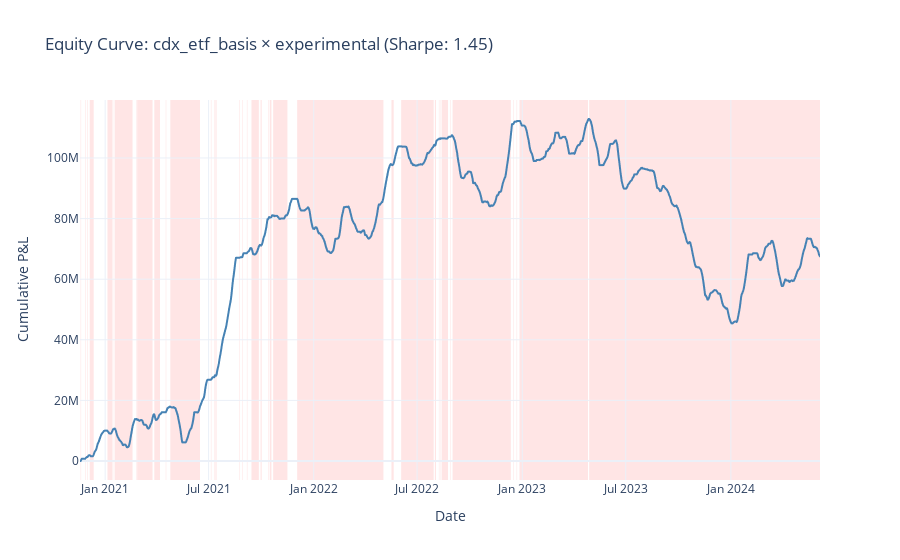
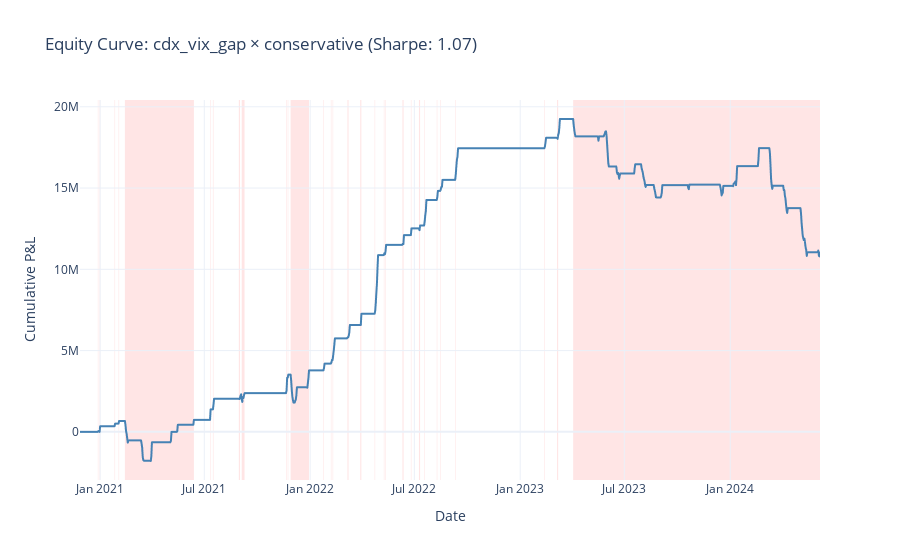
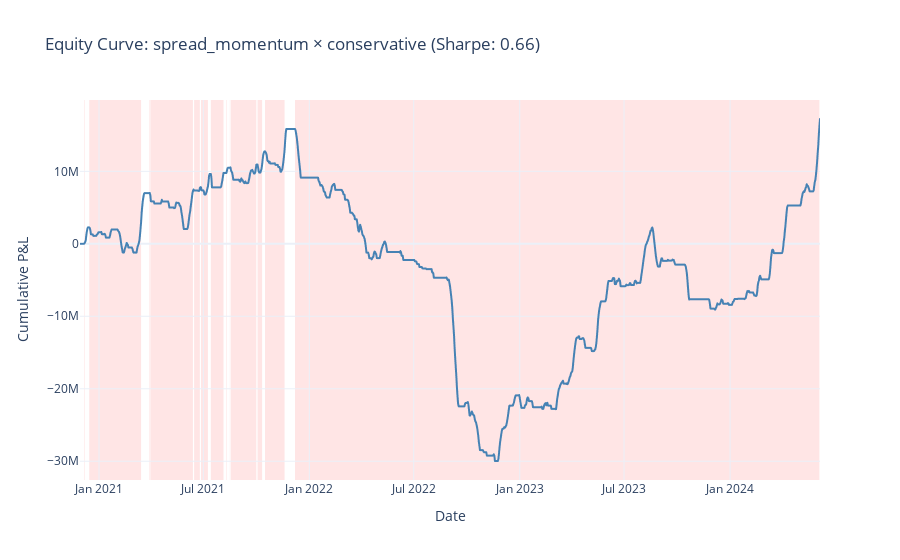

Notebook cell for these charts, in order:
### Markdown cell above
## 12. Visualize Focus Pairs — Equity Curves

Plot cumulative P&L with drawdown shading for each focus pair.

### Code cell
print(f"\n{'='*80}")
print(f"EQUITY CURVES — Focus Pairs")
print(f"{'='*80}\n")

for signal_name, strategy_name in focus_pairs:
    result = backtest_results[(signal_name, strategy_name)]
    metrics = metrics_df[
        (metrics_df['signal'] == signal_name) & 
        (metrics_df['strategy'] == strategy_name)
    ].iloc[0]
    
    title = f"Equity Curve: {signal_name} × {strategy_name} (Sharpe: {metrics['sharpe']:.2f})"
    fig = plot_equity_curve(
        result.pnl['net_pnl'],
        title=title,
        show_drawdown_shading=True,
    )
    fig.show()
    print(f"\n✓ Plotted: {signal_name} × {strategy_name}\n")

### Figure 1 — Plotly figure (JSON) as saved in the notebook; plotly's stock layout.template omitted (floating-point values rounded to 4 significant figures; data arrays with more than 128 entries replaced by an {"elided": "..."} marker saying what was removed)
{"data": [{"hovertemplate": "Date=%{x}<br>Cumulative P&L=%{y}<extra></extra>", "legendgroup": "", "line": {"color": "steelblue", "dash": "solid", "width": 2}, "marker": {"symbol": "circle"}, "mode": "lines", "name": "", "showlegend": false, "type": "scattergl", "x": {"elided": "1296 str values"}, "xaxis": "x", "y": {"elided": "1296 float values"}, "yaxis": "y"}], "layout": {"hovermode": "x unified", "legend": {"tracegroupgap": 0}, "shapes": [{"fillcolor": "red", "layer": "below", "line": {"width": 0}, "opacity": 0.1, "type": "rect", "x0": "2020-11-19T00:00:00", "x1": "2020-11-20T00:00:00", "xref": "x", "y0": 0, "y1": 1, "yref": "y domain"}, {"fillcolor": "red", "layer": "below", "line": {"width": 0}, "opacity": 0.1, "type": "rect", "x0": "2020-11-27T00:00:00", "x1": "2020-11-28T00:00:00", "xref": "x", "y0": 0, "y1": 1, "yref": "y domain"}, {"fillcolor": "red", "layer": "below", "line": {"width": 0}, "opacity": 0.1, "type": "rect", "x0": "2020-12-01T00:00:00", "x1": "2020-12-02T00:00:00", "xref": "x", "y0": 0, "y1": 1, "yref": "y domain"}, {"fillcolor": "red", "layer": "below", "line": {"width": 0}, "opacity": 0.1, "type": "rect", "x0": "2020-12-05T00:00:00", "x1": "2020-12-12T00:00:00", "xref": "x", "y0": 0, "y1": 1, "yref": "y domain"}, {"fillcolor": "red", "layer": "below", "line": {"width": 0}, "opacity": 0.1, "type": "rect", "x0": "2021-01-05T00:00:00", "x1": "2021-01-14T00:00:00", "xref": "x", "y0": 0, "y1": 1, "yref": "y domain"}, {"fillcolor": "red", "layer": "below", "line": {"width": 0}, "opacity": 0.1, "type": "rect", "x0": "2021-01-16T00:00:00", "x1": "2021-01-17T00:00:00", "xref": "x", "y0": 0, "y1": 1, "yref": "y domain"}, {"fillcolor": "red", "layer": "below", "line": {"width": 0}, "opacity": 0.1, "type": "rect", "x0": "2021-01-18T00:00:00", "x1": "2021-02-18T00:00:00", "xref": "x", "y0": 0, "y1": 1, "yref": "y domain"}, {"fillcolor": "red", "layer": "below", "line": {"width": 0}, "opacity": 0.1, "type": "rect", "x0": "2021-02-24T00:00:00", "x1": "2021-02-25T00:00:00", "xref": "x", "y0": 0, "y1": 1, "yref": "y domain"}, {"fillcolor": "red", "layer": "below", "line": {"width": 0}, "opacity": 0.1, "type": "rect", "x0": "2021-02-26T00:00:00", "x1": "2021-03-25T00:00:00", "xref": "x", "y0": 0, "y1": 1, "yref": "y domain"}, {"fillcolor": "red", "layer": "below", "line": {"width": 0}, "opacity": 0.1, "type": "rect", "x0": "2021-03-28T00:00:00", "x1": "2021-04-07T00:00:00", "xref": "x", "y0": 0, "y1": 1, "yref": "y domain"}, {"fillcolor": "red", "layer": "below", "line": {"width": 0}, "opacity": 0.1, "type": "rect", "x0": "2021-04-17T00:00:00", "x1": "2021-04-18T00:00:00", "xref": "x", "y0": 0, "y1": 1, "yref": "y domain"}, {"fillcolor": "red", "layer": "below", "line": {"width": 0}, "opacity": 0.1, "type": "rect", "x0": "2021-04-25T00:00:00", "x1": "2021-06-16T00:00:00", "xref": "x", "y0": 0, "y1": 1, "yref": "y domain"}, {"fillcolor": "red", "layer": "below", "line": {"width": 0}, "opacity": 0.1, "type": "rect", "x0": "2021-07-05T00:00:00", "x1": "2021-07-06T00:00:00", "xref": "x", "y0": 0, "y1": 1, "yref": "y domain"}, {"fillcolor": "red", "layer": "below", "line": {"width": 0}, "opacity": 0.1, "type": "rect", "x0": "2021-07-11T00:00:00", "x1": "2021-07-12T00:00:00", "xref": "x", "y0": 0, "y1": 1, "yref": "y domain"}, {"fillcolor": "red", "layer": "below", "line": {"width": 0}, "opacity": 0.1, "type": "rect", "x0": "2021-07-13T00:00:00", "x1": "2021-07-15T00:00:00", "xref": "x", "y0": 0, "y1": 1, "yref": "y domain"}, {"fillcolor": "red", "layer": "below", "line": {"width": 0}, "opacity": 0.1, "type": "rect", "x0": "2021-08-24T00:00:00", "x1": "2021-08-25T00:00:00", "xref": "x", "y0": 0, "y1": 1, "yref": "y domain"}, {"fillcolor": "red", "layer": "below", "line": {"width": 0}, "opacity": 0.1, "type": "rect", "x0": "2021-08-29T00:00:00", "x1": "2021-08-30T00:00:00", "xref": "x", "y0": 0, "y1": 1, "yref": "y domain"}, {"fillcolor": "red", "layer": "below", "line": {"width": 0}, "opacity": 0.1, "type": "rect", "x0": "2021-09-06T00:00:00", "x1": "2021-09-07T00:00:00", "xref": "x", "y0": 0, "y1": 1, "yref": "y domain"}, {"fillcolor": "red", "layer": "below", "line": {"width": 0}, "opacity": 0.1, "type": "rect", "x0": "2021-09-14T00:00:00", "x1": "2021-09-27T00:00:00", "xref": "x", "y0": 0, "y1": 1, "yref": "y domain"}, {"fillcolor": "red", "layer": "below", "line": {"width": 0}, "opacity": 0.1, "type": "rect", "x0": "2021-09-30T00:00:00", "x1": "2021-10-02T00:00:00", "xref": "x", "y0": 0, "y1": 1, "yref": "y domain"}, {"fillcolor": "red", "layer": "below", "line": {"width": 0}, "opacity": 0.1, "type": "rect", "x0": "2021-10-13T00:00:00", "x1": "2021-10-14T00:00:00", "xref": "x", "y0": 0, "y1": 1, "yref": "y domain"}, {"fillcolor": "red", "layer": "below", "line": {"width": 0}, "opacity": 0.1, "type": "rect", "x0": "2021-10-16T00:00:00", "x1": "2021-10-19T00:00:00", "xref": "x", "y0": 0, "y1": 1, "yref": "y domain"}, {"fillcolor": "red", "layer": "below", "line": {"width": 0}, "opacity": 0.1, "type": "rect", "x0": "2021-10-22T00:00:00", "x1": "2021-11-16T00:00:00", "xref": "x", "y0": 0, "y1": 1, "yref": "y domain"}, {"fillcolor": "red", "layer": "below", "line": {"width": 0}, "opacity": 0.1, "type": "rect", "x0": "2021-12-03T00:00:00", "x1": "2022-05-03T00:00:00", "xref": "x", "y0": 0, "y1": 1, "yref": "y domain"}, {"fillcolor": "red", "layer": "below", "line": {"width": 0}, "opacity": 0.1, "type": "rect", "x0": "2022-05-17T00:00:00", "x1": "2022-05-21T00:00:00", "xref": "x", "y0": 0, "y1": 1, "yref": "y domain"}, {"fillcolor": "red", "layer": "below", "line": {"width": 0}, "opacity": 0.1, "type": "rect", "x0": "2022-06-03T00:00:00", "x1": "2022-07-30T00:00:00", "xref": "x", "y0": 0, "y1": 1, "yref": "y domain"}, {"fillcolor": "red", "layer": "below", "line": {"width": 0}, "opacity": 0.1, "type": "rect", "x0": "2022-08-01T00:00:00", "x1": "2022-08-03T00:00:00", "xref": "x", "y0": 0, "y1": 1, "yref": "y domain"}, {"fillcolor": "red", "layer": "below", "line": {"width": 0}, "opacity": 0.1, "type": "rect", "x0": "2022-08-08T00:00:00", "x1": "2022-08-09T00:00:00", "xref": "x", "y0": 0, "y1": 1, "yref": "y domain"}, {"fillcolor": "red", "layer": "below", "line": {"width": 0}, "opacity": 0.1, "type": "rect", "x0": "2022-08-11T00:00:00", "x1": "2022-08-12T00:00:00", "xref": "x", "y0": 0, "y1": 1, "yref": "y domain"}, {"fillcolor": "red", "layer": "below", "line": {"width": 0}, "opacity": 0.1, "type": "rect", "x0": "2022-08-13T00:00:00", "x1": "2022-08-24T00:00:00", "xref": "x", "y0": 0, "y1": 1, "yref": "y domain"}, {"fillcolor": "red", "layer": "below", "line": {"width": 0}, "opacity": 0.1, "type": "rect", "x0": "2022-08-28T00:00:00", "x1": "2022-08-29T00:00:00", "xref": "x", "y0": 0, "y1": 1, "yref": "y domain"}, {"fillcolor": "red", "layer": "below", "line": {"width": 0}, "opacity": 0.1, "type": "rect", "x0": "2022-09-01T00:00:00", "x1": "2022-12-12T00:00:00", "xref": "x", "y0": 0, "y1": 1, "yref": "y domain"}, {"fillcolor": "red", "layer": "below", "line": {"width": 0}, "opacity": 0.1, "type": "rect", "x0": "2022-12-16T00:00:00", "x1": "2022-12-17T00:00:00", "xref": "x", "y0": 0, "y1": 1, "yref": "y domain"}, {"fillcolor": "red", "layer": "below", "line": {"width": 0}, "opacity": 0.1, "type": "rect", "x0": "2022-12-22T00:00:00", "x1": "2022-12-23T00:00:00", "xref": "x", "y0": 0, "y1": 1, "yref": "y domain"}, {"fillcolor": "red", "layer": "below", "line": {"width": 0}, "opacity": 0.1, "type": "rect", "x0": "2022-12-27T00:00:00", "x1": "2023-04-26T00:00:00", "xref": "x", "y0": 0, "y1": 1, "yref": "y domain"}, {"fillcolor": "red", "layer": "below", "line": {"width": 0}, "opacity": 0.1, "type": "rect", "x0": "2023-04-28T00:00:00", "x1": "2024-06-05T00:00:00", "xref": "x", "y0": 0, "y1": 1, "yref": "y domain"}], "showlegend": false, "title": {"text": "Equity Curve: cdx_etf_basis × experimental (Sharpe: 1.45)"}, "xaxis": {"anchor": "y", "domain": [0, 1], "title": {"text": "Date"}}, "yaxis": {"anchor": "x", "domain": [0, 1], "title": {"text": "Cumulative P&L"}}}}

### Figure 2 — Plotly figure (JSON) as saved in the notebook; plotly's stock layout.template omitted (floating-point values rounded to 4 significant figures; data arrays with more than 128 entries replaced by an {"elided": "..."} marker saying what was removed)
{"data": [{"hovertemplate": "Date=%{x}<br>Cumulative P&L=%{y}<extra></extra>", "legendgroup": "", "line": {"color": "steelblue", "dash": "solid", "width": 2}, "marker": {"symbol": "circle"}, "mode": "lines", "name": "", "showlegend": false, "type": "scattergl", "x": {"elided": "1287 str values"}, "xaxis": "x", "y": {"elided": "1287 float values"}, "yaxis": "y"}], "layout": {"hovermode": "x unified", "legend": {"tracegroupgap": 0}, "shapes": [{"fillcolor": "red", "layer": "below", "line": {"width": 0}, "opacity": 0.1, "type": "rect", "x0": "2020-12-28T00:00:00", "x1": "2020-12-29T00:00:00", "xref": "x", "y0": 0, "y1": 1, "yref": "y domain"}, {"fillcolor": "red", "layer": "below", "line": {"width": 0}, "opacity": 0.1, "type": "rect", "x0": "2020-12-31T00:00:00", "x1": "2021-01-01T00:00:00", "xref": "x", "y0": 0, "y1": 1, "yref": "y domain"}, {"fillcolor": "red", "layer": "below", "line": {"width": 0}, "opacity": 0.1, "type": "rect", "x0": "2021-01-26T00:00:00", "x1": "2021-01-27T00:00:00", "xref": "x", "y0": 0, "y1": 1, "yref": "y domain"}, {"fillcolor": "red", "layer": "below", "line": {"width": 0}, "opacity": 0.1, "type": "rect", "x0": "2021-02-02T00:00:00", "x1": "2021-02-03T00:00:00", "xref": "x", "y0": 0, "y1": 1, "yref": "y domain"}, {"fillcolor": "red", "layer": "below", "line": {"width": 0}, "opacity": 0.1, "type": "rect", "x0": "2021-02-13T00:00:00", "x1": "2021-06-13T00:00:00", "xref": "x", "y0": 0, "y1": 1, "yref": "y domain"}, {"fillcolor": "red", "layer": "below", "line": {"width": 0}, "opacity": 0.1, "type": "rect", "x0": "2021-07-11T00:00:00", "x1": "2021-07-12T00:00:00", "xref": "x", "y0": 0, "y1": 1, "yref": "y domain"}, {"fillcolor": "red", "layer": "below", "line": {"width": 0}, "opacity": 0.1, "type": "rect", "x0": "2021-07-16T00:00:00", "x1": "2021-07-17T00:00:00", "xref": "x", "y0": 0, "y1": 1, "yref": "y domain"}, {"fillcolor": "red", "layer": "below", "line": {"width": 0}, "opacity": 0.1, "type": "rect", "x0": "2021-08-30T00:00:00", "x1": "2021-09-01T00:00:00", "xref": "x", "y0": 0, "y1": 1, "yref": "y domain"}, {"fillcolor": "red", "layer": "below", "line": {"width": 0}, "opacity": 0.1, "type": "rect", "x0": "2021-09-04T00:00:00", "x1": "2021-09-09T00:00:00", "xref": "x", "y0": 0, "y1": 1, "yref": "y domain"}, {"fillcolor": "red", "layer": "below", "line": {"width": 0}, "opacity": 0.1, "type": "rect", "x0": "2021-11-20T00:00:00", "x1": "2021-11-21T00:00:00", "xref": "x", "y0": 0, "y1": 1, "yref": "y domain"}, {"fillcolor": "red", "layer": "below", "line": {"width": 0}, "opacity": 0.1, "type": "rect", "x0": "2021-11-23T00:00:00", "x1": "2021-11-24T00:00:00", "xref": "x", "y0": 0, "y1": 1, "yref": "y domain"}, {"fillcolor": "red", "layer": "below", "line": {"width": 0}, "opacity": 0.1, "type": "rect", "x0": "2021-11-28T00:00:00", "x1": "2021-12-30T00:00:00", "xref": "x", "y0": 0, "y1": 1, "yref": "y domain"}, {"fillcolor": "red", "layer": "below", "line": {"width": 0}, "opacity": 0.1, "type": "rect", "x0": "2022-01-24T00:00:00", "x1": "2022-01-25T00:00:00", "xref": "x", "y0": 0, "y1": 1, "yref": "y domain"}, {"fillcolor": "red", "layer": "below", "line": {"width": 0}, "opacity": 0.1, "type": "rect", "x0": "2022-02-06T00:00:00", "x1": "2022-02-07T00:00:00", "xref": "x", "y0": 0, "y1": 1, "yref": "y domain"}, {"fillcolor": "red", "layer": "below", "line": {"width": 0}, "opacity": 0.1, "type": "rect", "x0": "2022-02-09T00:00:00", "x1": "2022-02-10T00:00:00", "xref": "x", "y0": 0, "y1": 1, "yref": "y domain"}, {"fillcolor": "red", "layer": "below", "line": {"width": 0}, "opacity": 0.1, "type": "rect", "x0": "2022-03-06T00:00:00", "x1": "2022-03-07T00:00:00", "xref": "x", "y0": 0, "y1": 1, "yref": "y domain"}, {"fillcolor": "red", "layer": "below", "line": {"width": 0}, "opacity": 0.1, "type": "rect", "x0": "2022-03-08T00:00:00", "x1": "2022-03-09T00:00:00", "xref": "x", "y0": 0, "y1": 1, "yref": "y domain"}, {"fillcolor": "red", "layer": "below", "line": {"width": 0}, "opacity": 0.1, "type": "rect", "x0": "2022-03-29T00:00:00", "x1": "2022-03-31T00:00:00", "xref": "x", "y0": 0, "y1": 1, "yref": "y domain"}, {"fillcolor": "red", "layer": "below", "line": {"width": 0}, "opacity": 0.1, "type": "rect", "x0": "2022-04-23T00:00:00", "x1": "2022-04-24T00:00:00", "xref": "x", "y0": 0, "y1": 1, "yref": "y domain"}, {"fillcolor": "red", "layer": "below", "line": {"width": 0}, "opacity": 0.1, "type": "rect", "x0": "2022-05-09T00:00:00", "x1": "2022-05-10T00:00:00", "xref": "x", "y0": 0, "y1": 1, "yref": "y domain"}, {"fillcolor": "red", "layer": "below", "line": {"width": 0}, "opacity": 0.1, "type": "rect", "x0": "2022-05-11T00:00:00", "x1": "2022-05-12T00:00:00", "xref": "x", "y0": 0, "y1": 1, "yref": "y domain"}, {"fillcolor": "red", "layer": "below", "line": {"width": 0}, "opacity": 0.1, "type": "rect", "x0": "2022-06-10T00:00:00", "x1": "2022-06-11T00:00:00", "xref": "x", "y0": 0, "y1": 1, "yref": "y domain"}, {"fillcolor": "red", "layer": "below", "line": {"width": 0}, "opacity": 0.1, "type": "rect", "x0": "2022-06-12T00:00:00", "x1": "2022-06-13T00:00:00", "xref": "x", "y0": 0, "y1": 1, "yref": "y domain"}, {"fillcolor": "red", "layer": "below", "line": {"width": 0}, "opacity": 0.1, "type": "rect", "x0": "2022-06-25T00:00:00", "x1": "2022-06-26T00:00:00", "xref": "x", "y0": 0, "y1": 1, "yref": "y domain"}, {"fillcolor": "red", "layer": "below", "line": {"width": 0}, "opacity": 0.1, "type": "rect", "x0": "2022-07-09T00:00:00", "x1": "2022-07-11T00:00:00", "xref": "x", "y0": 0, "y1": 1, "yref": "y domain"}, {"fillcolor": "red", "layer": "below", "line": {"width": 0}, "opacity": 0.1, "type": "rect", "x0": "2022-07-18T00:00:00", "x1": "2022-07-19T00:00:00", "xref": "x", "y0": 0, "y1": 1, "yref": "y domain"}, {"fillcolor": "red", "layer": "below", "line": {"width": 0}, "opacity": 0.1, "type": "rect", "x0": "2022-08-09T00:00:00", "x1": "2022-08-10T00:00:00", "xref": "x", "y0": 0, "y1": 1, "yref": "y domain"}, {"fillcolor": "red", "layer": "below", "line": {"width": 0}, "opacity": 0.1, "type": "rect", "x0": "2022-08-15T00:00:00", "x1": "2022-08-16T00:00:00", "xref": "x", "y0": 0, "y1": 1, "yref": "y domain"}, {"fillcolor": "red", "layer": "below", "line": {"width": 0}, "opacity": 0.1, "type": "rect", "x0": "2022-09-10T00:00:00", "x1": "2022-09-11T00:00:00", "xref": "x", "y0": 0, "y1": 1, "yref": "y domain"}, {"fillcolor": "red", "layer": "below", "line": {"width": 0}, "opacity": 0.1, "type": "rect", "x0": "2023-02-12T00:00:00", "x1": "2023-02-13T00:00:00", "xref": "x", "y0": 0, "y1": 1, "yref": "y domain"}, {"fillcolor": "red", "layer": "below", "line": {"width": 0}, "opacity": 0.1, "type": "rect", "x0": "2023-03-06T00:00:00", "x1": "2023-03-08T00:00:00", "xref": "x", "y0": 0, "y1": 1, "yref": "y domain"}, {"fillcolor": "red", "layer": "below", "line": {"width": 0}, "opacity": 0.1, "type": "rect", "x0": "2023-04-03T00:00:00", "x1": "2024-06-05T00:00:00", "xref": "x", "y0": 0, "y1": 1, "yref": "y domain"}], "showlegend": false, "title": {"text": "Equity Curve: cdx_vix_gap × conservative (Sharpe: 1.07)"}, "xaxis": {"anchor": "y", "domain": [0, 1], "title": {"text": "Date"}}, "yaxis": {"anchor": "x", "domain": [0, 1], "title": {"text": "Cumulative P&L"}}}}

### Figure 3 — Plotly figure (JSON) as saved in the notebook; plotly's stock layout.template omitted (floating-point values rounded to 4 significant figures; data arrays with more than 128 entries replaced by an {"elided": "..."} marker saying what was removed)
{"data": [{"hovertemplate": "Date=%{x}<br>Cumulative P&L=%{y}<extra></extra>", "legendgroup": "", "line": {"color": "steelblue", "dash": "solid", "width": 2}, "marker": {"symbol": "circle"}, "mode": "lines", "name": "", "showlegend": false, "type": "scattergl", "x": {"elided": "1285 str values"}, "xaxis": "x", "y": {"elided": "1285 float values"}, "yaxis": "y"}], "layout": {"hovermode": "x unified", "legend": {"tracegroupgap": 0}, "shapes": [{"fillcolor": "red", "layer": "below", "line": {"width": 0}, "opacity": 0.1, "type": "rect", "x0": "2020-12-06T00:00:00", "x1": "2020-12-07T00:00:00", "xref": "x", "y0": 0, "y1": 1, "yref": "y domain"}, {"fillcolor": "red", "layer": "below", "line": {"width": 0}, "opacity": 0.1, "type": "rect", "x0": "2020-12-15T00:00:00", "x1": "2021-03-15T00:00:00", "xref": "x", "y0": 0, "y1": 1, "yref": "y domain"}, {"fillcolor": "red", "layer": "below", "line": {"width": 0}, "opacity": 0.1, "type": "rect", "x0": "2021-03-29T00:00:00", "x1": "2021-03-30T00:00:00", "xref": "x", "y0": 0, "y1": 1, "yref": "y domain"}, {"fillcolor": "red", "layer": "below", "line": {"width": 0}, "opacity": 0.1, "type": "rect", "x0": "2021-03-31T00:00:00", "x1": "2021-06-13T00:00:00", "xref": "x", "y0": 0, "y1": 1, "yref": "y domain"}, {"fillcolor": "red", "layer": "below", "line": {"width": 0}, "opacity": 0.1, "type": "rect", "x0": "2021-06-15T00:00:00", "x1": "2021-06-25T00:00:00", "xref": "x", "y0": 0, "y1": 1, "yref": "y domain"}, {"fillcolor": "red", "layer": "below", "line": {"width": 0}, "opacity": 0.1, "type": "rect", "x0": "2021-06-27T00:00:00", "x1": "2021-07-09T00:00:00", "xref": "x", "y0": 0, "y1": 1, "yref": "y domain"}, {"fillcolor": "red", "layer": "below", "line": {"width": 0}, "opacity": 0.1, "type": "rect", "x0": "2021-07-14T00:00:00", "x1": "2021-08-05T00:00:00", "xref": "x", "y0": 0, "y1": 1, "yref": "y domain"}, {"fillcolor": "red", "layer": "below", "line": {"width": 0}, "opacity": 0.1, "type": "rect", "x0": "2021-08-10T00:00:00", "x1": "2021-08-11T00:00:00", "xref": "x", "y0": 0, "y1": 1, "yref": "y domain"}, {"fillcolor": "red", "layer": "below", "line": {"width": 0}, "opacity": 0.1, "type": "rect", "x0": "2021-08-16T00:00:00", "x1": "2021-08-17T00:00:00", "xref": "x", "y0": 0, "y1": 1, "yref": "y domain"}, {"fillcolor": "red", "layer": "below", "line": {"width": 0}, "opacity": 0.1, "type": "rect", "x0": "2021-08-18T00:00:00", "x1": "2021-10-01T00:00:00", "xref": "x", "y0": 0, "y1": 1, "yref": "y domain"}, {"fillcolor": "red", "layer": "below", "line": {"width": 0}, "opacity": 0.1, "type": "rect", "x0": "2021-10-03T00:00:00", "x1": "2021-10-11T00:00:00", "xref": "x", "y0": 0, "y1": 1, "yref": "y domain"}, {"fillcolor": "red", "layer": "below", "line": {"width": 0}, "opacity": 0.1, "type": "rect", "x0": "2021-10-16T00:00:00", "x1": "2021-11-19T00:00:00", "xref": "x", "y0": 0, "y1": 1, "yref": "y domain"}, {"fillcolor": "red", "layer": "below", "line": {"width": 0}, "opacity": 0.1, "type": "rect", "x0": "2021-12-07T00:00:00", "x1": "2024-06-04T00:00:00", "xref": "x", "y0": 0, "y1": 1, "yref": "y domain"}], "showlegend": false, "title": {"text": "Equity Curve: spread_momentum × conservative (Sharpe: 0.66)"}, "xaxis": {"anchor": "y", "domain": [0, 1], "title": {"text": "Date"}}, "yaxis": {"anchor": "x", "domain": [0, 1], "title": {"text": "Cumulative P&L"}}}}
